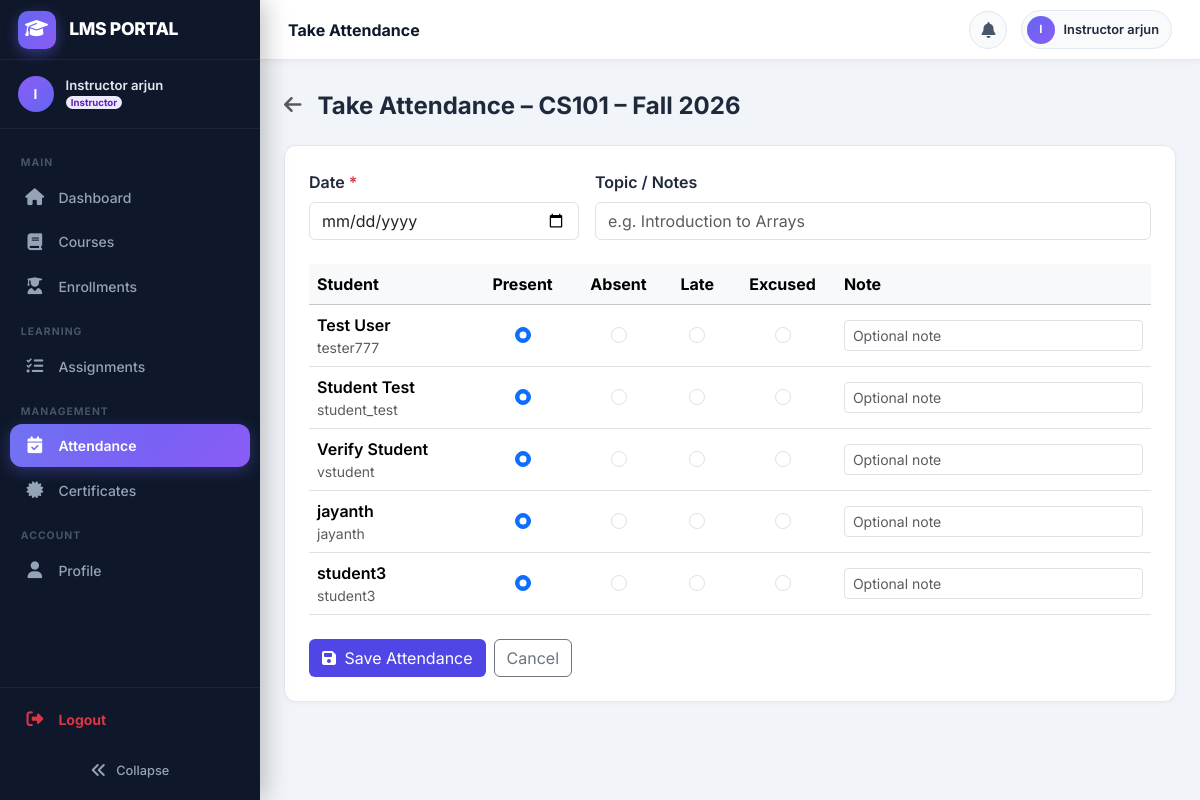
/attendance/batch/1/take/ (signed in), run on the app's committed database.
### users/models.py (models this page shows, shortened)
class CustomUser(AbstractUser):
    class Role(models.TextChoices):
        ADMIN = 'admin', 'Admin'
        INSTRUCTOR = 'instructor', 'Instructor'
        STUDENT = 'student', 'Student'
    role = models.CharField(
        max_length=20,
        choices=Role.choices,
        default=Role.STUDENT,
    )
    phone = models.CharField(max_length=20, blank=True)
    profile_picture = models.ImageField(
        upload_to='profile_pictures/', blank=True, null=True
    )
    bio = models.TextField(blank=True)
    date_of_birth = models.DateField(null=True, blank=True)
    otp = models.CharField(max_length=6, blank=True, null=True)
    otp_expiry = models.DateTimeField(null=True, blank=True)
    class Meta:
        verbose_name = 'User'
        verbose_name_plural = 'Users'
    @property
    def is_admin_role(self):
        return self.role == self.Role.ADMIN
    @property
    def is_student(self):
        return self.role == self.Role.STUDENT

### courses/models.py (models this page shows, shortened)
class Batch(models.Model):
    course = models.ForeignKey(Course, on_delete=models.CASCADE, related_name='batches')
    name = models.CharField(max_length=100)          # e.g. "Batch A", "Jan 2025"
    start_date = models.DateField()
    end_date = models.DateField()
    max_students = models.PositiveIntegerField(default=30)
    created_at = models.DateTimeField(auto_now_add=True)
    class Meta:
        ordering = ['-start_date']
        verbose_name_plural = 'Batches'
    def __str__(self):
        return f"{self.course.code} – {self.name}"

class Course(models.Model):
    class Status(models.TextChoices):
        ACTIVE = 'active', 'Active'
        INACTIVE = 'inactive', 'Inactive'
        ARCHIVED = 'archived', 'Archived'
    title = models.CharField(max_length=200)
    code = models.CharField(max_length=20, unique=True)
    description = models.TextField(blank=True)
    instructor = models.ForeignKey(
        settings.AUTH_USER_MODEL,
        on_delete=models.SET_NULL,
        null=True,
        related_name='courses_teaching',
        limit_choices_to={'role__in': ['instructor', 'admin']},
    )
    status = models.CharField(max_length=20, choices=Status.choices, default=Status.ACTIVE)
    thumbnail = models.ImageField(upload_to='course_thumbnails/', blank=True, null=True)
    credits = models.PositiveSmallIntegerField(default=3)
    price = models.DecimalField(max_digits=10, decimal_places=2, default=0.00)
    auto_revision_enabled = models.BooleanField(default=True)
    created_at = models.DateTimeField(auto_now_add=True)
    updated_at = models.DateTimeField(auto_now=True)
    class Meta:
        ordering = ['-created_at']

### enrollments/models.py (models this page shows, shortened)
class Enrollment(models.Model):
    class Status(models.TextChoices):
        ACTIVE = 'active', 'Active'
        DROPPED = 'dropped', 'Dropped'
        COMPLETED = 'completed', 'Completed'
        WAITLISTED = 'waitlisted', 'Waitlisted'
        PENDING_PAYMENT = 'pending_payment', 'Pending Payment'
        PENDING_APPROVAL = 'pending_approval', 'Pending Approval'
    student = models.ForeignKey(
        settings.AUTH_USER_MODEL,
        on_delete=models.CASCADE,
        related_name='enrollments',
        limit_choices_to={'role': 'student'},
    )
    batch = models.ForeignKey(
        Batch,
        on_delete=models.CASCADE,
        related_name='enrollments',
    )
    status = models.CharField(max_length=20, choices=Status.choices, default=Status.ACTIVE)
    enrolled_at = models.DateTimeField(auto_now_add=True)
    grade = models.CharField(max_length=5, blank=True)   # e.g. A, B+, 85
    class Meta:
        unique_together = ('student', 'batch')
        ordering = ['-enrolled_at']

### attendance/views.py (the view, shortened to what this page needs)
# urls.py: path('batch/<int:batch_pk>/take/', views.take_attendance, name='take'),
@login_required
def take_attendance(request, batch_pk):
    batch = get_object_or_404(Batch, pk=batch_pk)
    instructor = batch.course.instructor
    if not (request.user == instructor or request.user.is_admin_role or request.user.is_superuser):
        messages.error(request, 'Permission denied.')
        return redirect('attendance:sessions', batch_pk=batch_pk)
    enrolled_students = Enrollment.objects.filter(
        batch=batch, status='active'
    ).select_related('student')
    return render(request, 'attendance/take_attendance.html', {
        'batch': batch,
        'enrolled_students': enrolled_students,
        'status_choices': AttendanceRecord.AttendanceStatus.choices,
    })

### templates/attendance/take_attendance.html (shortened to what this page needs)
{% extends 'base.html' %}
{% block content %}
<div class="d-flex align-items-center mb-4">
  <a href="{% url 'attendance:sessions' batch.pk %}" class="text-muted me-3"><i class="fas fa-arrow-left fs-5"></i></a>
  <h4 class="fw-bold mb-0">Take Attendance &ndash; {{ batch }}</h4>
</div>
<div class="page-card">
  <form method="post" novalidate>
    <div class="row g-3 mb-4">
      <div class="col-md-4">
        <label class="form-label fw-semibold">Date <span class="text-danger">*</span></label>
        <input type="date" name="date" class="form-control" required>
      </div>
      <div class="col-md-8">
        <label class="form-label fw-semibold">Topic / Notes</label>
        <input type="text" name="topic" class="form-control" placeholder="e.g. Introduction to Arrays">
      </div>
    </div>
    <div class="table-responsive">
      <table class="table align-middle">
        <thead class="table-light">
          <tr>
            <th>Student</th>
            {% for val, label in status_choices %}
            <th class="text-center">{{ label }}</th>
            {% endfor %}
            <th>Note</th>
          </tr>
        </thead>
        <tbody>
          {% for enrollment in enrolled_students %}
          <tr>
            <td>
              <div class="fw-semibold">{{ enrollment.student.get_full_name|default:enrollment.student.username }}</div>
              <div class="text-muted small">{{ enrollment.student.username }}</div>
            </td>
            {% for val, label in status_choices %}
            <td class="text-center">
              <input type="radio" name="status_{{ enrollment.student.pk }}"
                     value="{{ val }}" class="form-check-input"
                     {% if val == 'present' %}checked{% endif %}>
            </td>
            {% endfor %}
            <td>
              <input type="text" name="note_{{ enrollment.student.pk }}"
                     class="form-control form-control-sm" placeholder="Optional note">
            </td>
          </tr>
          {% empty %}
          <tr><td colspan="10" class="text-muted text-center py-3">No active students enrolled.</td></tr>
          {% endfor %}
        </tbody>
      </table>
    </div>
    <div class="d-flex gap-2 mt-2">
      <button type="submit" class="btn" style="background:#4f46e5;color:#fff;">
        <i class="fas fa-save me-1"></i> Save Attendance
      </button>
      <a href="{% url 'attendance:sessions' batch.pk %}" class="btn btn-outline-secondary">Cancel</a>
    </div>
  </form>
</div>
{% endblock %}

### templates/base.html (shortened to what this page needs)
<!DOCTYPE html>
<html lang="en">
<head>
  <link href="https://cdn.jsdelivr.net/npm/bootstrap@5.3.2/dist/css/bootstrap.min.css" rel="stylesheet" />
  <link href="https://cdn.jsdelivr.net/npm/bootstrap-icons@1.11.3/font/bootstrap-icons.css" rel="stylesheet" />
  <link rel="stylesheet" href="https://cdnjs.cloudflare.com/ajax/libs/font-awesome/6.5.0/css/all.min.css">
</head>
<body>
  {% if user.is_authenticated %}
  <nav class="sidebar" id="sidebar" role="navigation" aria-label="Main navigation">
    <a href="{% url 'users:dashboard' %}" class="sidebar-brand" tabindex="0">
      <div class="sidebar-brand-icon">
        <i class="fas fa-graduation-cap"></i>
      </div>
      <span class="sidebar-brand-text">LMS PORTAL</span>
    </a>
    <div class="sidebar-user">
      <div class="sidebar-user-avatar">
        {{ user.first_name|first|upper|default:user.username|first|upper }}
      </div>
      <div class="sidebar-user-info">
        <div class="sidebar-user-name">{{ user.get_full_name|default:user.username }}</div>
        <div class="sidebar-user-role">
          <span class="badge badge-role-{{ user.role }} rounded-pill" style="font-size:.6rem;padding:.2em .55em;">
            {{ user.get_role_display }}
          </span>
        </div>
      </div>
    </div>
    <div class="sidebar-content">
      <ul style="list-style:none;padding:0;margin:0;">
        <li class="sidebar-section">Main</li>
        <li class="sidebar-item">
          <a href="{% url 'users:dashboard' %}"
            class="sidebar-link {% if request.resolver_match.url_name == 'dashboard' %}sidebar-active{% endif %}"
            data-tooltip="Dashboard">
            <i class="fas fa-home sidebar-icon"></i>
            <span class="sidebar-label">Dashboard</span>
          </a>
        </li>
        <li class="sidebar-item">
          <a href="{% url 'courses:list' %}"
            class="sidebar-link {% if 'courses' in request.path and 'assignments' not in request.path %}sidebar-active{% endif %}"
            data-tooltip="Courses">
            <i class="fas fa-book sidebar-icon"></i>
            <span class="sidebar-label">Courses</span>
          </a>
        </li>
        <li class="sidebar-item">
          <a href="{% url 'enrollments:list' %}"
            class="sidebar-link {% if 'enrollments' in request.path %}sidebar-active{% endif %}"
            data-tooltip="Enrollments">
            <i class="fas fa-user-graduate sidebar-icon"></i>
            <span class="sidebar-label">Enrollments</span>
          </a>
        </li>
        <li class="sidebar-section">Learning</li>
        {% if user.role == 'instructor' or user.is_admin_role or user.is_superuser %}
        <li class="sidebar-item">
          <a href="{% url 'assignments:instructor_dashboard' %}"
            class="sidebar-link {% if 'assignments' in request.path %}sidebar-active{% endif %}"
            data-tooltip="Assignments">
            <i class="fas fa-tasks sidebar-icon"></i>
            <span class="sidebar-label">Assignments</span>
          </a>
        </li>
        {% endif %}
        {% if not user.is_student %}
        <li class="sidebar-section">Management</li>
        <li class="sidebar-item">
          <a href="{% url 'attendance:manage' %}"
            class="sidebar-link {% if 'attendance' in request.path %}sidebar-active{% endif %}"
            data-tooltip="Attendance">
            <i class="fas fa-calendar-check sidebar-icon"></i>
            <span class="sidebar-label">Attendance</span>
          </a>
        </li>
        <li class="sidebar-item">
          <a href="{% url 'certificates:list' %}"
            class="sidebar-link {% if 'certificates' in request.path %}sidebar-active{% endif %}"
            data-tooltip="Certificates">
            <i class="fas fa-certificate sidebar-icon"></i>
            <span class="sidebar-label">Certificates</span>
          </a>
        </li>
        {% endif %}
        <li class="sidebar-section">Account</li>
        <li class="sidebar-item">
          <a href="{% url 'users:profile' %}"
            class="sidebar-link {% if request.resolver_match.url_name == 'profile' %}sidebar-active{% endif %}"
            data-tooltip="Profile">
            <i class="fas fa-user sidebar-icon"></i>
            <span class="sidebar-label">Profile</span>
          </a>
        </li>
      </ul>
    </div>
    <div class="sidebar-footer">
      {% if request.user.is_authenticated %}
      <ul style="list-style:none;padding:0;margin:0 0 10px 0;">
        <li class="sidebar-item" style="padding:0;">
          <a href="{% url 'users:logout' %}" class="sidebar-link logout-link text-danger" data-tooltip="Logout">
            <i class="fas fa-sign-out-alt sidebar-icon text-danger"></i>
            <span class="sidebar-label fw-bold">Logout</span>
          </a>
        </li>
      </ul>
      {% endif %}
      <button id="sidebarCollapseBtn" title="Toggle sidebar">
        <i class="fas fa-angle-double-left"></i>
        <span class="sidebar-collapse-label">Collapse</span>
      </button>
    </div>
  </nav>
  <div id="main">
    <header id="topbar">
      <div class="topbar-left">
        <span class="topbar-title d-none d-md-block" id="topbarTitle"></span>
      </div>
      <div class="topbar-right">
        <div class="dropdown" id="notificationDropdown">
          <button class="notif-btn" type="button" data-bs-toggle="dropdown" aria-expanded="false"
            aria-label="Notifications">
            <i class="fas fa-bell"></i>
          </button>
        </div>
        <a href="{% url 'users:profile' %}" class="user-chip" title="My Profile">
          <div class="user-chip-avatar">
            {{ user.first_name|first|upper|default:user.username|first|upper }}
          </div>
          <span class="user-chip-name d-none d-sm-block">{{ user.get_full_name|default:user.username }}</span>
        </a>
      </div>
    </header>
    <div class="container-fluid px-4 pt-3">
    </div>
    <div class="container-fluid px-4 py-3 flex-grow-1">
      {% endif %}
      {% block content %}{% endblock %}
      {% if user.is_authenticated %}
    </div>
  </div>
  {% else %}
    {% if not no_container %}</div>{% endif %}
  {% endif %}
</body>
</html>

### data on the page
CustomUser: first_name|first "I", get_full_name "Instructor arjun", role "Instructor"
Batch: course+name "CS101 – Fall 2026"
Enrollment: student.get_full_name "Test User", student.username "tester777"
Enrollment: student.get_full_name "Student Test", student.username "student_test"
Enrollment: student.get_full_name "Verify Student", student.username "vstudent"
Enrollment: student.get_full_name "jayanth", student.username "jayanth"
Enrollment: student.get_full_name "student3", student.username "student3"

### other printed values
{{ label }} "Present" "Absent" "Late" "Excused"
